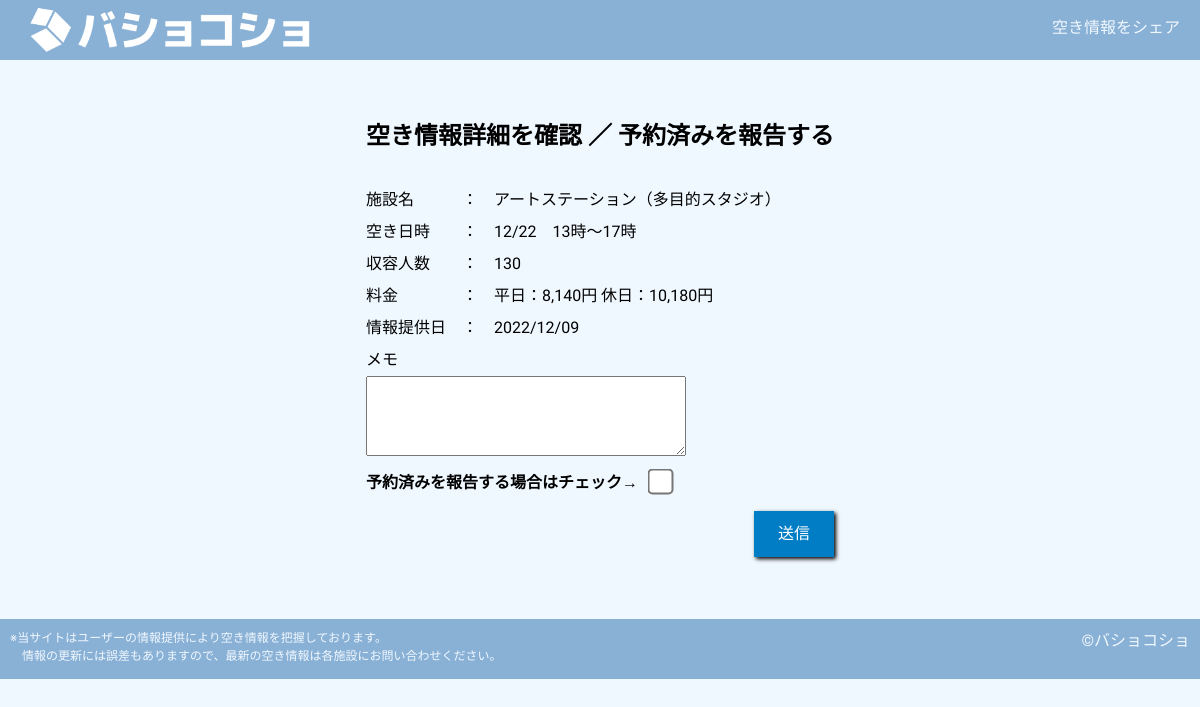
Page /detail/1 on the earlier database version.
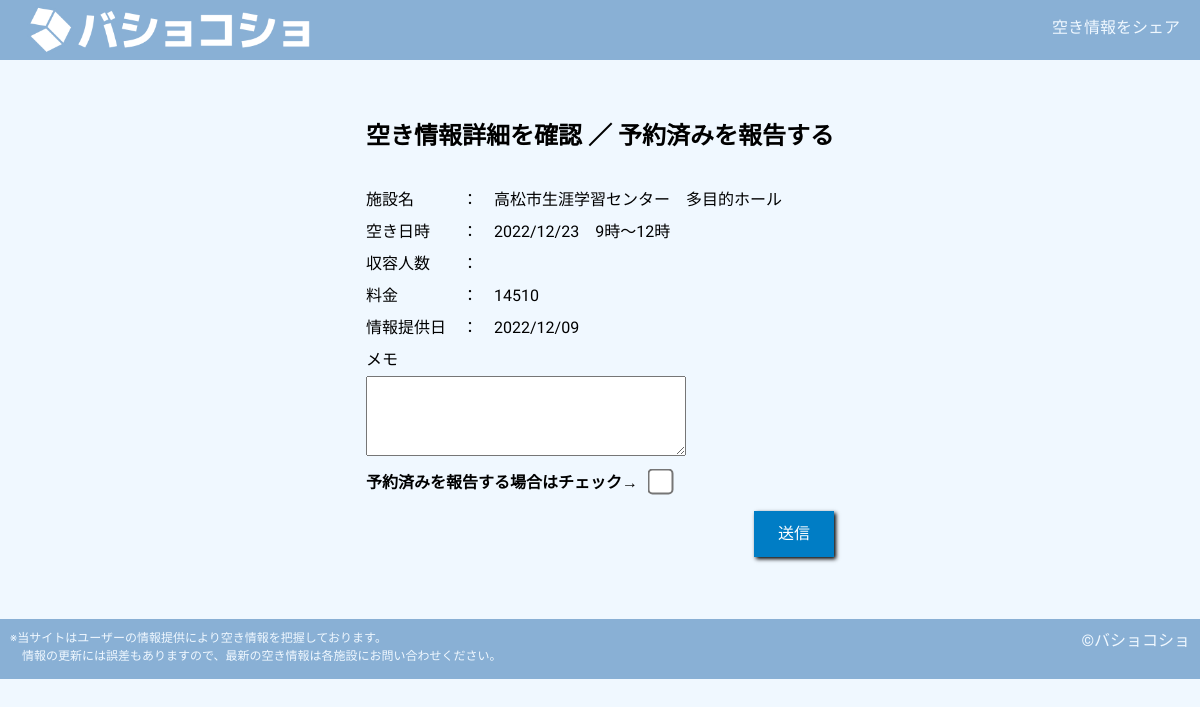
Same page on the later database version.
### tables this page shows
CREATE TABLE "space_list" (
	"ID"	INTEGER NOT NULL,
	"name"	TEXT NOT NULL,
	"space_date"	TEXT NOT NULL,
	"start_time"	INTEGER NOT NULL,
	"end_time"	INTEGER NOT NULL,
	"capacity"	TEXT,
	"price"	TEXT,
	"memo"	TEXT,
	"reserved"	INTEGER NOT NULL DEFAULT 0,
	"createAt"	TEXT,
	PRIMARY KEY("ID" AUTOINCREMENT)
);

### app.py (the view)
@app.route('/detail/<id>')
def detail_get(id):
    conn = sqlite3.connect('bk.db')
    cur = conn.cursor()
    cur.execute("SELECT * FROM space_list WHERE ID = ?;", (id,))
    space = cur.fetchone()
    conn.close()
    return render_template('detail.html', space=space)

### templates/detail.html
{% extends 'base.html' %}
{% block content %}
    <div class="detail-container">
        <h2>空き情報詳細を確認 ／ 予約済みを報告する</h2>
        <br>
        <p>施設名　　　：　{{ space[1] }}</p>
        <p>空き日時　　：　{{ space[2] }}　{{ space[3] }}時～{{ space[4] }}時</p>
        <p>収容人数　　：　{% if space[5] %}{{ space[5] }}{% endif %}</p>
        <p>料金　　　　：　{% if space[6] %}{{ space[6] }}{% endif %}</p>
        <p>情報提供日　：　{{ space[9] }}</p>
        <form action="/detail/{{ space[0] }}" method="post">
            <p>メモ</p>
            <textarea name="memo" id="edit-memo">{% if space[7] %}{{ space[7] }}{% endif %}</textarea>
            <br>
            <strong>予約済みを報告する場合はチェック→</strong><input type="checkbox" name="done" id="edit-done" value="done" {% if space[8] == 1 %} checked {% endif %}>
            <input type="submit" value="送信" class="add-btn">
        </form>
    </div>
{% endblock %}

Differences in the rows shown:
changed space_list: name "アートステーション（多目的スタジオ）" → "高松市生涯学習センター 多目的ホール"; space_date "12/22" → "2022/12/23"; start_time "13" → "9"; end_time "17" → "12"; price "平日：8,140円 休日：10,180円" → "14510"; capacity "130" → (not shown)
